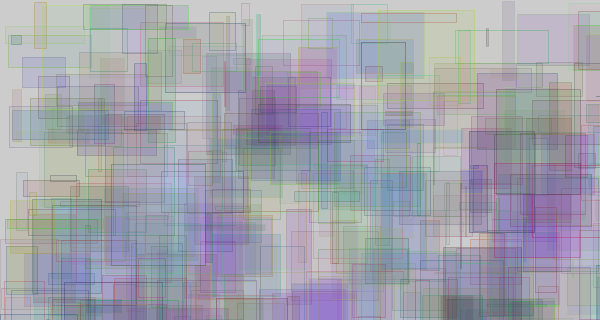
Frame 1 (no input)
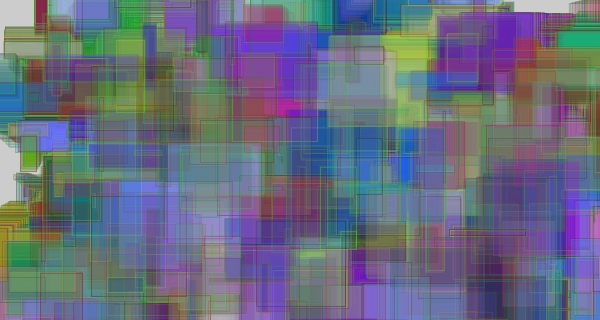
Frame 60 (the mouse pressed at the canvas centre just before this capture)
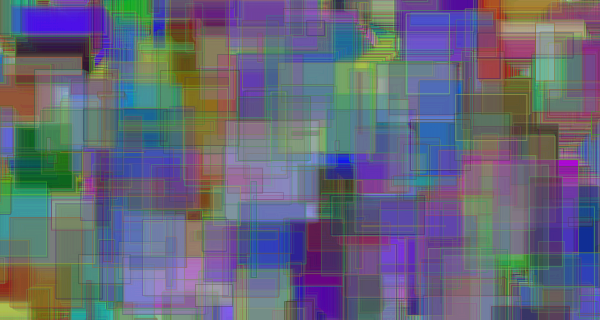
Frame 120 (the mouse held since frame 60 and released just before this capture)

The Processing sketch that drew these frames (run headless with seeded random() and noise(); from frame 60 on, the mouse is pressed at the canvas centre):

// Processing sketch: processing_4578
// ── processing_4578.pde

//Angular Rectangular  ---  based on orig code from Ira Greenberg
//Jeff Hendrickson  Sept 09

/*  In Ira's original code, a number of colored squares started at left and painted their
way at various angles to the right, leaving behind solid color.

I'm really fascinated with these techniques of painting and have massaged the code into this,
on my way to a mashup of this and the Painting Worms sketch from earlier.

This runs a bit faster than previous versions and stops at 15 seconds

*/

int shapes = 400;
float[]speedX = new float[shapes];
float[]speedY = new float[shapes];
float[]x = new float[shapes];
float[]y = new float[shapes];
float[]w = new float[shapes];
float[]h = new float[shapes];
color[]colors = new color[shapes];

void setup(){
  size(600, 320);
  frameRate(30);
  smooth();
  // fill arrays will random values
   for (int i=0; i<shapes; i++){
     x[i]=random(width);
     y[i]=random(height);  
     w[i]=random(width/6);  //play with these to get many different size effects
     h[i]=random(height/3);
     colors[i]=color(random(200), random(200), random(255), random(10,40));
     speedX[i] = random(-4, 10);  //angle and speed horizontal
     speedY[i] = random(-4, 10);  //positive int makes them all go same way  speed vertical
     
   }
}
/*   if you want to do a screen cap uncomment this block
void mousePressed() {
  save("paintStripes800.tif");
}  */

void draw(){
  for (int i=0; i<shapes; i++){
    fill(colors[i]);
    stroke(random(200), random(240), random(130), random(40,80));  //this is what leaves behind the trail
    rect(x[i], y[i], w[i], h[i]);
    x[i]+=cos(speedX[i]);
    y[i]+=sin(speedY[i]);
  }
  if (millis() >= 15000) {
  noLoop();
}
}
